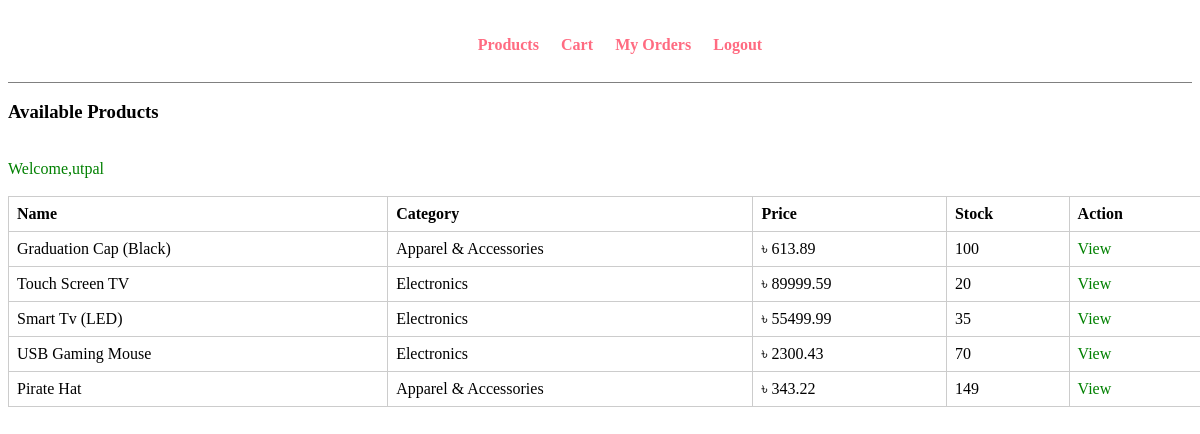
The page /user/home.php (signed in) on the database its author committed.
### tables this page shows
CREATE TABLE `products` (
  `product_id` int(11) NOT NULL,
  `product_name` varchar(150) NOT NULL,
  `category` varchar(100) DEFAULT NULL,
  `price` decimal(10,2) NOT NULL,
  `stock` int(11) NOT NULL,
  `created_at` timestamp NOT NULL DEFAULT current_timestamp()
);

### user/home.php (the view, shortened to what this page needs)
<?php
    include("../config/db.php");
    $sql = "SELECT * FROM products ORDER BY created_at DESC";
    $res = mysqli_query($conn,$sql);
?>
<!DOCTYPE html>
<html lang="en">
<head>
    <link rel="stylesheet" href="../css/admin.css">
</head>
<body>
    <div class="menu text-center">
        <div class="wrapper">
            <ul>
                <li><a href="products.php">Products</a></li>
                <li><a href="cart.php">Cart</a></li>
                <li><a href="my-orders.php">My Orders</a></li>
                <li><a href="../authentication/logout.php">Logout</a></li>
            </ul>
        </div>
    </div>
    <h3>Available Products</h3><br>
    <?php
        if(isset($_SESSION['wlc']))
            {
                echo $_SESSION['wlc'];
            }
    ?>
    <br>
    <table class="tbl-full1">
        <tr>
            <th>Name</th>
            <th>Category</th>
            <th>Price</th>
            <th>Stock</th>
            <th>Action</th>
        </tr>
        <?php
        while($row = mysqli_fetch_assoc($res))
        {
        ?>
        <tr>
        <td>
        <?php echo $row['product_name']; ?>
        </td>
        <td>
        <?php echo $row['category']; ?>
        </td>
        <td>
        ৳ <?php echo $row['price']; ?>
        </td>
        <td>
        <?php
        if($row['stock']>0)
        {
            echo $row['stock'];
        }
        else
        {
            echo "<span style='color:red;'>Out of stock</span>";
        }
        ?>
        </td>
        <td>
        <a href="view-product.php?id=<?php echo $row['product_id']; ?>">
        View
        </a>
        </td>
        </tr>
        <?php } ?>
    </table>
</body>
</html>

### css/admin.css (style rules this page uses)
.menu { border-bottom: 1px solid gray; }
.menu ul { list-style-type: none; }
.menu ul li { display: inline; padding: 1%; }
.menu ul li a { text-decoration: none; font-weight: bold; color: #ff6b81; }
.wrapper { padding: 1%; width: 80%; margin: 0 auto; }
.text-center { text-align: center; }
.tbl-full1 { border-collapse: collapse; min-width: 1200px; }
.tbl-full1 th, .tbl-full1 td { padding: 8px; border: 1px solid #ccc; text-align: left; white-space: nowrap; }
.tbl-full1 a { text-decoration: none; color: green; }

### rows shown on the page
products: product_name "Graduation Cap (Black)", category "Apparel & Accessories", price "613.89", stock "100"
products: product_name "Touch Screen TV", category "Electronics", price "89999.59", stock "20"
products: product_name "Smart Tv (LED)", category "Electronics", price "55499.99", stock "35"
products: product_name "USB Gaming Mouse", category "Electronics", price "2300.43", stock "70"
products: product_name "Pirate Hat", category "Apparel & Accessories", price "343.22", stock "149"

### other values the page prints
$_SESSION['wlc'] "Welcome,utpal"
